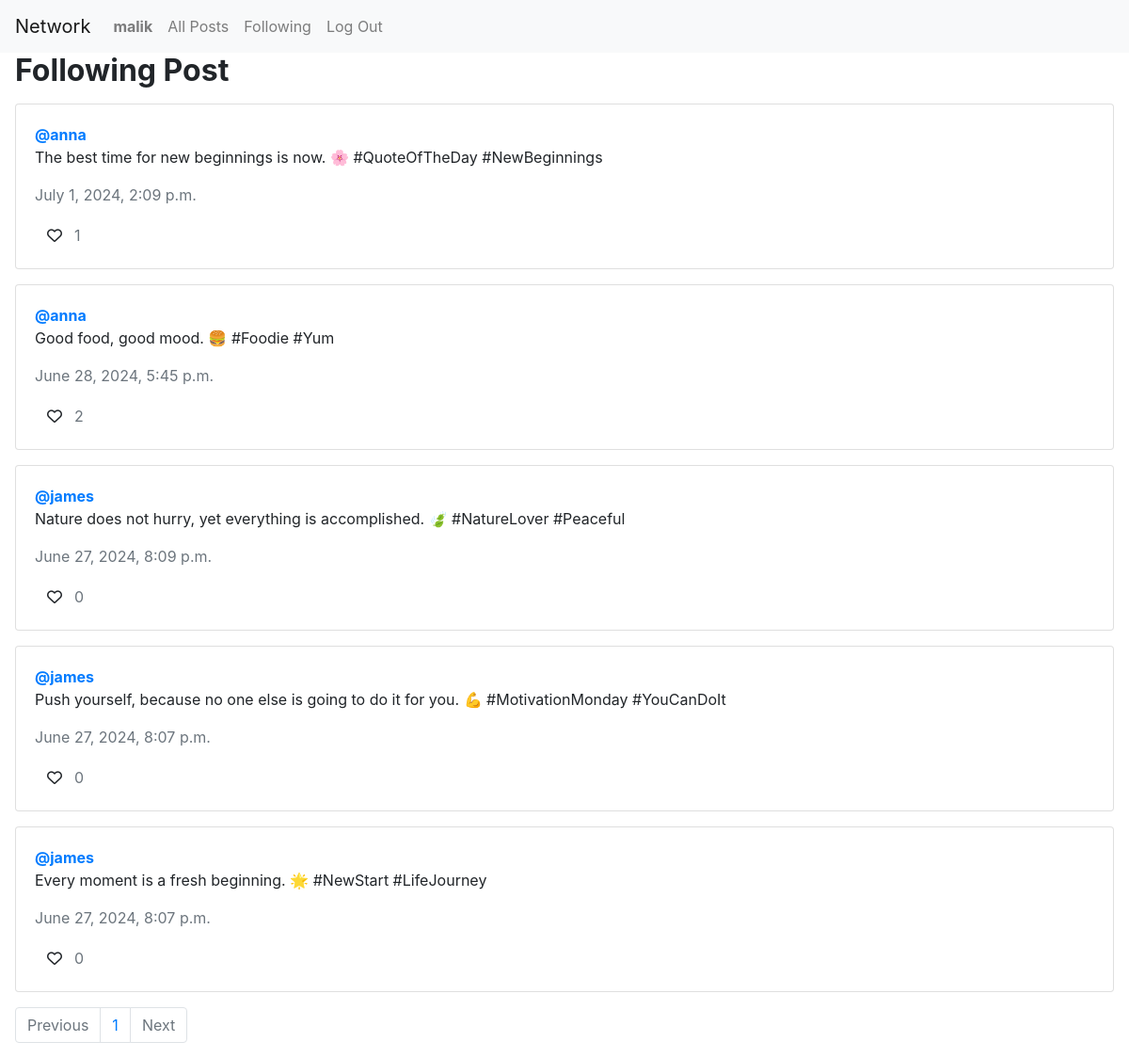
The app's page /following/ (signed in) with its own data.
### network/models.py (models this page shows, shortened)
class User(AbstractUser):
    pass

class Post(models.Model):
    content = models.CharField(max_length=150)
    user = models.ForeignKey(User, on_delete=models.CASCADE, related_name="author")
    date = models.DateTimeField(auto_now_add=True)
    def likes_count(self):
        return self.postLike.count()

### network/views.py (the view)
# urls.py: path("following/", views.following, name="following"),
def following(request):
    user = User.objects.get(pk=request.user.id)
    followData = Follow.objects.filter(follower=user)
    all_post = Post.objects.all().order_by('-date')
    followingPost = []
    for post in all_post:
        for person in followData:
            if person.followed == post.user:
                followingPost.append(post)
    allLikes = Like.objects.all()
    userLikes = []
    for like in allLikes:
        if request.user.id == like.user.id:
            userLikes.append(like.post.id)
    paginator = Paginator(followingPost, 10)
    page_number = request.GET.get('page')
    page_obj = paginator.get_page(page_number)
    return render(request, "network/following.html", {
            "page_obj": page_obj,
            "userLikes": userLikes
        })

### network/templates/network/following.html (shortened to what this page needs)
{% extends "network/layout.html" %}
{% load static %}
{% block body %}
    <h2 class="mx-3"><strong>Following Post</strong></h2>
    <div class="all_post mx-3 mt-3">
        {% for post in page_obj %}
        <div class="card mb-3">
            <div class="card-body">
                <a href="{% url 'profile' post.user.id %}"><strong>@{{ post.user }}</strong></a>
                <p class="card-text">{{ post.content }}</p>
                <p class="card-text text-muted">{{ post.date }}</p>
                <div class="d-flex align-items-center">
                    {% if post.id in userLikes %}
                    <button id="likeBtn{{ post.id }}" class="btn fa-solid text-danger fa-heart" onclick="likeHandler({{ post.id }}, {{ userLikes }})"></button>
                    {% else %}
                    <button id="likeBtn{{ post.id }}" class="btn fa-regular fa-heart" onclick="likeHandler({{ post.id }}, {{ userLikes }})"></button>
                    {% endif %}
                    <p class="card-text text-muted" id="likeCount{{ post.id }}">{{ post.likes_count }}</p>
                </div>
            </div>
          </div>
        {% endfor %}
    </div>
    <nav aria-label="Page navigation example">
      <ul class="pagination mx-3">
          {% if page_obj.has_previous %}
              <li class="page-item"><a class="page-link" href="?page={{ page_obj.previous_page_number }}">Previous</a></li>
          {% else %}
              <li class="page-item disabled"><span class="page-link">Previous</span></li>
          {% endif %}
          <span class="current">
              <li class="page-item page-link">{{ page_obj.number }}</li>
          </span>
          {% if page_obj.has_next %}
              <li class="page-item"><a class="page-link" href="?page={{ page_obj.next_page_number }}">Next</a></li>
          {% else %}
              <li class="page-item disabled"><span class="page-link">Next</span></li>
          {% endif %}
      </ul>
  </nav>
{% endblock %}

### network/templates/network/layout.html (shortened to what this page needs)
{% load static %}
<!DOCTYPE html>
<html lang="en">
    <head>
        <link rel="stylesheet" href="https://stackpath.bootstrapcdn.com/bootstrap/4.4.1/css/bootstrap.min.css">
        <link href="{% static 'network/styles.css' %}" rel="stylesheet">
    </head>
    <body>
        <nav class="navbar navbar-expand-lg navbar-light bg-light">
            <a class="navbar-brand" href="{% url 'index' %}">Network</a>
            <div>
              <ul class="navbar-nav mr-auto">
                {% if user.is_authenticated %}
                    <li class="nav-item">
                        <a class="nav-link" href="{% url 'profile' user_id=user.id %}"><strong>{{ user.username }}</strong></a>
                    </li>
                {% endif %}
                <li class="nav-item">
                  <a class="nav-link" href="{% url 'index' %}">All Posts</a>
                </li>
                {% if user.is_authenticated %}
                    <li class="nav-item">
                        <a class="nav-link" href="{% url 'following' %}">Following</a>
                    </li>
                    <li class="nav-item">
                        <a class="nav-link" href="{% url 'logout' %}">Log Out</a>
                    </li>
                {% endif %}
              </ul>
            </div>
          </nav>
        <div class="body">
            {% block body %}
            {% endblock %}
        </div>
    </body>
</html>

### records on screen
User: username "malik"
Post: user "anna", content "The best time for new beginnings is now. 🌸 #QuoteOfTheDay #NewBeginnings", date "July 1, 2024, 2:09 p.m.", likes_count "1"
Post: user "anna", content "Good food, good mood. 🍔 #Foodie #Yum", date "June 28, 2024, 5:45 p.m.", likes_count "2"
Post: user "james", content "Nature does not hurry, yet everything is accomplished. 🍃 #NatureLover #Peaceful", date "June 27, 2024, 8:09 p.m.", likes_count "0"
Post: user "james", content "Push yourself, because no one else is going to do it for you. 💪 #MotivationMonday #YouCanDoIt", date "June 27, 2024, 8:07 p.m.", likes_count "0"
Post: user "james", content "Every moment is a fresh beginning. 🌟 #NewStart #LifeJourney", date "June 27, 2024, 8:07 p.m.", likes_count "0"

### other values on screen
{{ page_obj.number }} "1"
